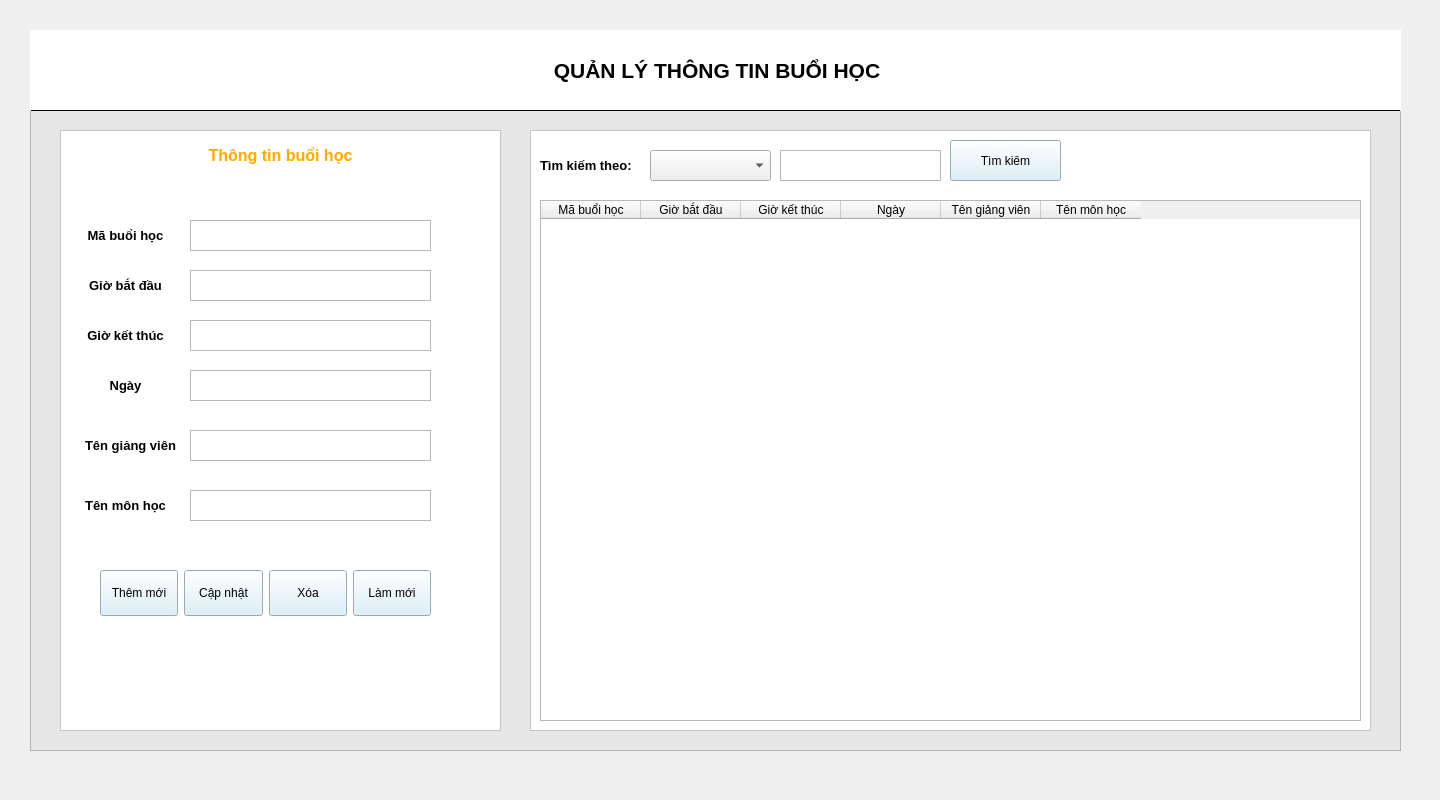
<?xml version="1.0" encoding="UTF-8"?>
<ui version="4.0">
 <class>Form</class>
 <widget class="QWidget" name="Form">
  <property name="geometry">
   <rect>
    <x>0</x>
    <y>0</y>
    <width>1440</width>
    <height>800</height>
   </rect>
  </property>
  <property name="maximumSize">
   <size>
    <width>1440</width>
    <height>800</height>
   </size>
  </property>
  <property name="windowTitle">
   <string>Form</string>
  </property>
  <widget class="QFrame" name="frame">
   <property name="geometry">
    <rect>
     <x>30</x>
     <y>30</y>
     <width>1371</width>
     <height>721</height>
    </rect>
   </property>
   <property name="styleSheet">
    <string notr="true">#frame{
	background-color: rgb(231, 231, 231);
}
QPushButton{
padding: 15px 5px;
	background-color: #D5EDF9;
	border-color: black;
}</string>
   </property>
   <property name="frameShape">
    <enum>QFrame::StyledPanel</enum>
   </property>
   <property name="frameShadow">
    <enum>QFrame::Raised</enum>
   </property>
   <widget class="QLabel" name="label_title">
    <property name="geometry">
     <rect>
      <x>0</x>
      <y>0</y>
      <width>1371</width>
      <height>81</height>
     </rect>
    </property>
    <property name="styleSheet">
     <string notr="true">#label_title{
	border: 1px solid rgb(255, 255, 255);
	border-bottom-color: rgb(0, 0, 0);
	background-color: rgb(255, 255, 255);
}</string>
    </property>
    <property name="text">
     <string>&lt;html&gt;&lt;head/&gt;&lt;body&gt;&lt;p align=&quot;center&quot;&gt;&lt;span style=&quot; font-size:16pt; font-weight:600;&quot;&gt;QUẢN LÝ THÔNG TIN BUỔI HỌC&lt;/span&gt;&lt;/p&gt;&lt;/body&gt;&lt;/html&gt;</string>
    </property>
   </widget>
   <widget class="QFrame" name="tt">
    <property name="geometry">
     <rect>
      <x>30</x>
      <y>100</y>
      <width>441</width>
      <height>601</height>
     </rect>
    </property>
    <property name="styleSheet">
     <string notr="true">#tt{
	background-color: rgb(255, 255, 255);
}</string>
    </property>
    <property name="frameShape">
     <enum>QFrame::StyledPanel</enum>
    </property>
    <property name="frameShadow">
     <enum>QFrame::Raised</enum>
    </property>
    <widget class="QLabel" name="label">
     <property name="geometry">
      <rect>
       <x>0</x>
       <y>0</y>
       <width>441</width>
       <height>51</height>
      </rect>
     </property>
     <property name="styleSheet">
      <string notr="true">color: rgb(255, 170, 0);
</string>
     </property>
     <property name="text">
      <string>&lt;html&gt;&lt;head/&gt;&lt;body&gt;&lt;p align=&quot;center&quot;&gt;&lt;span style=&quot; font-size:12pt; font-weight:600;&quot;&gt;Thông tin buổi học&lt;/span&gt;&lt;/p&gt;&lt;/body&gt;&lt;/html&gt;</string>
     </property>
    </widget>
    <widget class="QLabel" name="label_2">
     <property name="geometry">
      <rect>
       <x>20</x>
       <y>90</y>
       <width>91</width>
       <height>31</height>
      </rect>
     </property>
     <property name="text">
      <string>&lt;html&gt;&lt;head/&gt;&lt;body&gt;&lt;p align=&quot;center&quot;&gt;&lt;span style=&quot; font-size:10pt; font-weight:600;&quot;&gt;Mã buổi học&lt;/span&gt;&lt;/p&gt;&lt;/body&gt;&lt;/html&gt;</string>
     </property>
    </widget>
    <widget class="QLabel" name="label_3">
     <property name="geometry">
      <rect>
       <x>20</x>
       <y>140</y>
       <width>91</width>
       <height>31</height>
      </rect>
     </property>
     <property name="text">
      <string>&lt;html&gt;&lt;head/&gt;&lt;body&gt;&lt;p align=&quot;center&quot;&gt;&lt;span style=&quot; font-size:10pt; font-weight:600;&quot;&gt;Giờ bắt đầu&lt;/span&gt;&lt;/p&gt;&lt;/body&gt;&lt;/html&gt;</string>
     </property>
    </widget>
    <widget class="QLabel" name="label_4">
     <property name="geometry">
      <rect>
       <x>20</x>
       <y>190</y>
       <width>91</width>
       <height>31</height>
      </rect>
     </property>
     <property name="text">
      <string>&lt;html&gt;&lt;head/&gt;&lt;body&gt;&lt;p align=&quot;center&quot;&gt;&lt;span style=&quot; font-size:10pt; font-weight:600;&quot;&gt; Giờ kết thúc&lt;/span&gt;&lt;/p&gt;&lt;/body&gt;&lt;/html&gt;</string>
     </property>
    </widget>
    <widget class="QLabel" name="label_5">
     <property name="geometry">
      <rect>
       <x>20</x>
       <y>240</y>
       <width>91</width>
       <height>31</height>
      </rect>
     </property>
     <property name="text">
      <string>&lt;html&gt;&lt;head/&gt;&lt;body&gt;&lt;p align=&quot;center&quot;&gt;&lt;span style=&quot; font-size:10pt; font-weight:600;&quot;&gt;Ngày&lt;/span&gt;&lt;/p&gt;&lt;/body&gt;&lt;/html&gt;</string>
     </property>
    </widget>
    <widget class="QLabel" name="label_7">
     <property name="geometry">
      <rect>
       <x>20</x>
       <y>300</y>
       <width>101</width>
       <height>31</height>
      </rect>
     </property>
     <property name="text">
      <string>&lt;html&gt;&lt;head/&gt;&lt;body&gt;&lt;p align=&quot;center&quot;&gt;&lt;span style=&quot; font-size:10pt; font-weight:600;&quot;&gt;Tên giảng viên&lt;/span&gt;&lt;/p&gt;&lt;/body&gt;&lt;/html&gt;</string>
     </property>
    </widget>
    <widget class="QLabel" name="label_9">
     <property name="geometry">
      <rect>
       <x>20</x>
       <y>360</y>
       <width>91</width>
       <height>31</height>
      </rect>
     </property>
     <property name="text">
      <string>&lt;html&gt;&lt;head/&gt;&lt;body&gt;&lt;p align=&quot;center&quot;&gt;&lt;span style=&quot; font-size:10pt; font-weight:600;&quot;&gt;Tên môn học&lt;/span&gt;&lt;/p&gt;&lt;/body&gt;&lt;/html&gt;</string>
     </property>
    </widget>
    <widget class="QTextEdit" name="textEdit">
     <property name="geometry">
      <rect>
       <x>130</x>
       <y>90</y>
       <width>241</width>
       <height>31</height>
      </rect>
     </property>
    </widget>
    <widget class="QTextEdit" name="textEdit_2">
     <property name="geometry">
      <rect>
       <x>130</x>
       <y>140</y>
       <width>241</width>
       <height>31</height>
      </rect>
     </property>
    </widget>
    <widget class="QTextEdit" name="textEdit_3">
     <property name="geometry">
      <rect>
       <x>130</x>
       <y>190</y>
       <width>241</width>
       <height>31</height>
      </rect>
     </property>
    </widget>
    <widget class="QWidget" name="horizontalLayoutWidget">
     <property name="geometry">
      <rect>
       <x>40</x>
       <y>440</y>
       <width>331</width>
       <height>47</height>
      </rect>
     </property>
     <layout class="QHBoxLayout" name="horizontalLayout">
      <item>
       <widget class="QPushButton" name="pushButton_3">
        <property name="text">
         <string>Thêm mới</string>
        </property>
       </widget>
      </item>
      <item>
       <widget class="QPushButton" name="pushButton_2">
        <property name="text">
         <string>Cập nhật</string>
        </property>
       </widget>
      </item>
      <item>
       <widget class="QPushButton" name="pushButton_4">
        <property name="text">
         <string>Xóa</string>
        </property>
       </widget>
      </item>
      <item>
       <widget class="QPushButton" name="pushButton">
        <property name="styleSheet">
         <string notr="true"/>
        </property>
        <property name="text">
         <string>Làm mới</string>
        </property>
       </widget>
      </item>
     </layout>
    </widget>
    <widget class="QTextEdit" name="textEdit_5">
     <property name="geometry">
      <rect>
       <x>130</x>
       <y>240</y>
       <width>241</width>
       <height>31</height>
      </rect>
     </property>
    </widget>
    <widget class="QTextEdit" name="textEdit_6">
     <property name="geometry">
      <rect>
       <x>130</x>
       <y>300</y>
       <width>241</width>
       <height>31</height>
      </rect>
     </property>
    </widget>
    <widget class="QTextEdit" name="textEdit_7">
     <property name="geometry">
      <rect>
       <x>130</x>
       <y>360</y>
       <width>241</width>
       <height>31</height>
      </rect>
     </property>
    </widget>
   </widget>
   <widget class="QFrame" name="table_bh">
    <property name="geometry">
     <rect>
      <x>500</x>
      <y>100</y>
      <width>841</width>
      <height>601</height>
     </rect>
    </property>
    <property name="styleSheet">
     <string notr="true">#table_bh{
	background-color: rgb(255, 255, 255);
}</string>
    </property>
    <property name="frameShape">
     <enum>QFrame::StyledPanel</enum>
    </property>
    <property name="frameShadow">
     <enum>QFrame::Raised</enum>
    </property>
    <widget class="QLabel" name="label_10">
     <property name="geometry">
      <rect>
       <x>10</x>
       <y>20</y>
       <width>91</width>
       <height>31</height>
      </rect>
     </property>
     <property name="text">
      <string>&lt;html&gt;&lt;head/&gt;&lt;body&gt;&lt;p align=&quot;center&quot;&gt;&lt;span style=&quot; font-size:10pt; font-weight:600;&quot;&gt;Tìm kiếm theo:&lt;/span&gt;&lt;/p&gt;&lt;/body&gt;&lt;/html&gt;</string>
     </property>
    </widget>
    <widget class="QComboBox" name="comboBox_2">
     <property name="geometry">
      <rect>
       <x>120</x>
       <y>20</y>
       <width>121</width>
       <height>31</height>
      </rect>
     </property>
    </widget>
    <widget class="QTextEdit" name="textEdit_4">
     <property name="geometry">
      <rect>
       <x>250</x>
       <y>20</y>
       <width>161</width>
       <height>31</height>
      </rect>
     </property>
    </widget>
    <widget class="QPushButton" name="pushButton_5">
     <property name="geometry">
      <rect>
       <x>420</x>
       <y>10</y>
       <width>111</width>
       <height>41</height>
      </rect>
     </property>
     <property name="text">
      <string>Tìm kiếm</string>
     </property>
    </widget>
    <widget class="QTableWidget" name="tableWidget">
     <property name="geometry">
      <rect>
       <x>10</x>
       <y>70</y>
       <width>821</width>
       <height>521</height>
      </rect>
     </property>
     <column>
      <property name="text">
       <string>Mã buổi học</string>
      </property>
     </column>
     <column>
      <property name="text">
       <string>Giờ bắt đầu</string>
      </property>
     </column>
     <column>
      <property name="text">
       <string>Giờ kết thúc</string>
      </property>
     </column>
     <column>
      <property name="text">
       <string>Ngày</string>
      </property>
     </column>
     <column>
      <property name="text">
       <string>Tên giảng viên</string>
      </property>
     </column>
     <column>
      <property name="text">
       <string>Tên môn học</string>
      </property>
     </column>
    </widget>
   </widget>
  </widget>
 </widget>
 <resources/>
 <connections/>
</ui>
